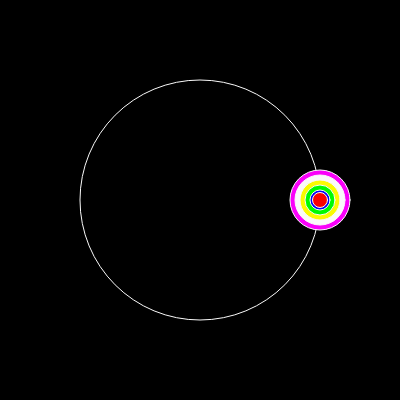
Frame 1 (no input)
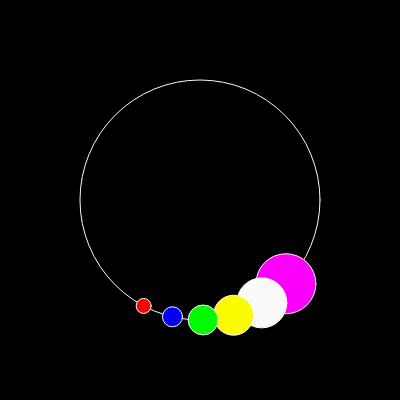
Frame 60 (no input)
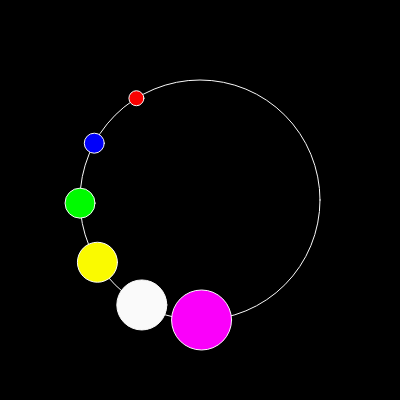
Frame 120 (the mouse pressed at the canvas centre since frame 60)

The p5.js sketch that drew these frames (run headless with seeded random() and noise() and a simulated clock; from frame 60 on, the mouse is pressed at the canvas centre):

// p5.js sketch
// ── sketch.js
let pos1 = 0;
let pos2 = 0;
let pos3 = 0; 
let pos4 = 0;
let pos5 = 0;
let pos6 = 0;

function setup() {
  createCanvas(400, 400);
}

function draw() {

  
  background(0);

  translate(width/2, height/2);

  noFill();
  stroke(250);
  const radius = width * 0.3;
  ellipse(0, 0, radius*2, radius*2);


  fill(250, 0, 250);
  let x5 = cos(radians(pos6)) * radius;
  let y5 = sin(radians(pos6)) * radius;
  ellipse(x5, y5, 60, 60);

  fill(250);
  let x = cos(radians(pos1)) * radius;
  let y = sin(radians(pos1)) * radius;
  ellipse(x, y, 50, 50);

  fill(250, 250, 0);
  let x4 = cos(radians(pos5)) * radius;
  let y4 = sin(radians(pos5)) * radius;
  ellipse(x4, y4, 40, 40);

  fill(0, 250, 0);
  let x2 = cos(radians(pos3)) * radius;
  let y2 = sin(radians(pos3)) * radius;
  ellipse(x2, y2, 30, 30);

  fill(0, 0, 250);
  let x3 = cos(radians(pos4)) * radius;
  let y3 = sin(radians(pos4)) * radius;
  ellipse(x3, y3, 20, 20);

  fill(250, 0, 0);
  let x1 = cos(radians(pos2)) * radius;
  let y1 = sin(radians(pos2)) * radius;
  ellipse(x1, y1, 15, 15);




  pos1 = pos1 + 1;
  pos2 = pos2 + 2;
  pos3 = pos3 + 1.5;
  pos4 = pos4 + 1.75;
  pos5 = pos5 + 1.25;
  pos6 = pos6 + 0.75;
  print(pos1);

}
